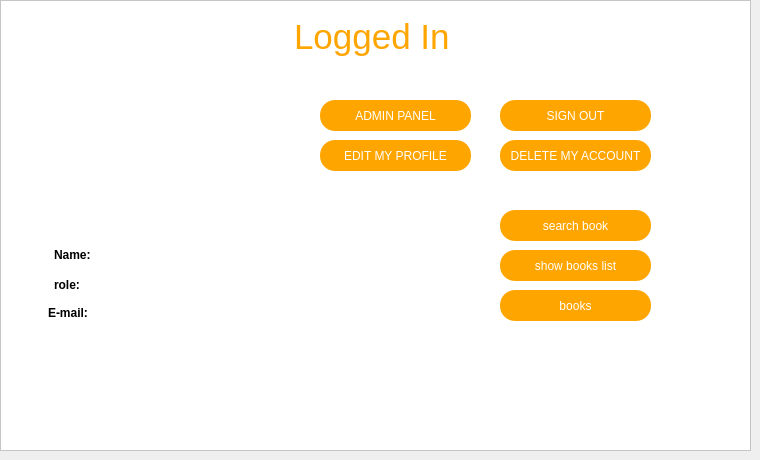
     <widget class="QWidget" name="page">
      <widget class="QFrame" name="frame_4">
       <property name="geometry">
        <rect>
         <x>0</x>
         <y>0</y>
         <width>751</width>
         <height>451</height>
        </rect>
       </property>
       <property name="styleSheet">
        <string notr="true">background: #fff;</string>
       </property>
       <property name="frameShape">
        <enum>QFrame::StyledPanel</enum>
       </property>
       <property name="frameShadow">
        <enum>QFrame::Raised</enum>
       </property>
       <widget class="QLabel" name="loggedUserHeader">
        <property name="geometry">
         <rect>
          <x>248</x>
          <y>16</y>
          <width>245</width>
          <height>41</height>
         </rect>
        </property>
        <property name="font">
         <font>
          <pointsize>-1</pointsize>
         </font>
        </property>
        <property name="styleSheet">
         <string notr="true">text-align: center;
color: #ffa500;
margin: 0 auto;
font-size: 35px;
font-family: 'Droid Sans';</string>
        </property>
        <property name="text">
         <string>Logged In</string>
        </property>
       </widget>
       <widget class="QPushButton" name="logoutButton">
        <property name="geometry">
         <rect>
          <x>500</x>
          <y>100</y>
          <width>151</width>
          <height>31</height>
         </rect>
        </property>
        <property name="styleSheet">
         <string notr="true">Padding: 1px;
Border-radius: 15px;
Background: #ffa500;
Color: #fff;</string>
        </property>
        <property name="text">
         <string>SIGN OUT</string>
        </property>
       </widget>
       <widget class="QLabel" name="label_3">
        <property name="geometry">
         <rect>
          <x>54</x>
          <y>248</y>
          <width>47</width>
          <height>13</height>
         </rect>
        </property>
        <property name="styleSheet">
         <string notr="true">color: #000;
font-weight: bold;</string>
        </property>
        <property name="text">
         <string>Name:</string>
        </property>
       </widget>
       <widget class="QLabel" name="label_4">
        <property name="geometry">
         <rect>
          <x>54</x>
          <y>278</y>
          <width>47</width>
          <height>13</height>
         </rect>
        </property>
        <property name="styleSheet">
         <string notr="true">color: #000;
font-weight: bold;</string>
        </property>
        <property name="text">
         <string>role:</string>
        </property>
       </widget>
       <widget class="QLabel" name="nameLabel">
        <property name="geometry">
         <rect>
          <x>124</x>
          <y>248</y>
          <width>241</width>
          <height>16</height>
         </rect>
        </property>
        <property name="styleSheet">
         <string notr="true">color: #000;</string>
        </property>
        <property name="text">
         <string/>
        </property>
       </widget>
       <widget class="QLabel" name="rankLabel">
        <property name="geometry">
         <rect>
          <x>124</x>
          <y>278</y>
          <width>201</width>
          <height>16</height>
         </rect>
        </property>
        <property name="styleSheet">
         <string notr="true">color: #000;</string>
        </property>
        <property name="text">
         <string/>
        </property>
       </widget>
       <widget class="QPushButton" name="editButton">
        <property name="geometry">
         <rect>
          <x>320</x>
          <y>140</y>
          <width>151</width>
          <height>31</height>
         </rect>
        </property>
        <property name="styleSheet">
         <string notr="true">Padding: 1px;
Border-radius: 15px;
Background: #ffa500;
Color: #fff;</string>
        </property>
        <property name="text">
         <string>EDIT MY PROFILE</string>
        </property>
       </widget>
       <widget class="QPushButton" name="delButton">
        <property name="geometry">
         <rect>
          <x>500</x>
          <y>140</y>
          <width>151</width>
          <height>31</height>
         </rect>
        </property>
        <property name="styleSheet">
         <string notr="true">Padding: 1px;
Border-radius: 15px;
Background: #ffa500;
Color: #fff;</string>
        </property>
        <property name="text">
         <string>DELETE MY ACCOUNT</string>
        </property>
       </widget>
       <widget class="QLabel" name="label_6">
        <property name="geometry">
         <rect>
          <x>48</x>
          <y>306</y>
          <width>47</width>
          <height>13</height>
         </rect>
        </property>
        <property name="styleSheet">
         <string notr="true">color: #000;
font-weight: bold;</string>
        </property>
        <property name="text">
         <string>E-mail:</string>
        </property>
       </widget>
       <widget class="QLabel" name="emailLabel">
        <property name="geometry">
         <rect>
          <x>124</x>
          <y>306</y>
          <width>201</width>
          <height>16</height>
         </rect>
        </property>
        <property name="styleSheet">
         <string notr="true">color: #000;</string>
        </property>
        <property name="text">
         <string/>
        </property>
       </widget>
       <widget class="QFrame" name="frame_6">
        <property name="geometry">
         <rect>
          <x>120</x>
          <y>92</y>
          <width>128</width>
          <height>128</height>
         </rect>
        </property>
        <property name="styleSheet">
         <string notr="true"/>
        </property>
        <property name="frameShape">
         <enum>QFrame::StyledPanel</enum>
        </property>
        <property name="frameShadow">
         <enum>QFrame::Raised</enum>
        </property>
        <widget class="QLabel" name="loggedPic">
         <property name="geometry">
          <rect>
           <x>0</x>
           <y>0</y>
           <width>128</width>
           <height>128</height>
          </rect>
         </property>
         <property name="styleSheet">
          <string notr="true"/>
         </property>
         <property name="text">
          <string>&lt;img src=&quot;:book.png&quot;height=&quot;128&quot; width=&quot;128&quot;  /&gt;</string>
         </property>
        </widget>
       </widget>
       <widget class="QPushButton" name="adminButton">
        <property name="geometry">
         <rect>
          <x>320</x>
          <y>100</y>
          <width>151</width>
          <height>31</height>
         </rect>
        </property>
        <property name="styleSheet">
         <string notr="true">Padding: 1px;
Border-radius: 15px;
Background: #ffa500;
Color: #fff;</string>
        </property>
        <property name="text">
         <string>ADMIN PANEL</string>
        </property>
       </widget>
       <widget class="QPushButton" name="bookButton">
        <property name="geometry">
         <rect>
          <x>500</x>
          <y>290</y>
          <width>151</width>
          <height>31</height>
         </rect>
        </property>
        <property name="styleSheet">
         <string notr="true">Padding: 1px;
Border-radius: 15px;
Background: #ffa500;
Color: #fff;</string>
        </property>
        <property name="text">
         <string>books</string>
        </property>
       </widget>
       <widget class="QPushButton" name="searchbook">
        <property name="geometry">
         <rect>
          <x>500</x>
          <y>210</y>
          <width>151</width>
          <height>31</height>
         </rect>
        </property>
        <property name="styleSheet">
         <string notr="true">Padding: 1px;
Border-radius: 15px;
Background: #ffa500;
Color: #fff;</string>
        </property>
        <property name="text">
         <string>search book</string>
        </property>
       </widget>
       <widget class="QPushButton" name="listbook">
        <property name="geometry">
         <rect>
          <x>500</x>
          <y>250</y>
          <width>151</width>
          <height>31</height>
         </rect>
        </property>
        <property name="styleSheet">
         <string notr="true">Padding: 1px;
Border-radius: 15px;
Background: #ffa500;
Color: #fff;</string>
        </property>
        <property name="text">
         <string>show books list</string>
        </property>
       </widget>
       <zorder>frame_6</zorder>
       <zorder>loggedUserHeader</zorder>
       <zorder>logoutButton</zorder>
       <zorder>label_3</zorder>
       <zorder>label_4</zorder>
       <zorder>nameLabel</zorder>
       <zorder>rankLabel</zorder>
       <zorder>editButton</zorder>
       <zorder>delButton</zorder>
       <zorder>label_6</zorder>
       <zorder>emailLabel</zorder>
       <zorder>adminButton</zorder>
       <zorder>bookButton</zorder>
       <zorder>searchbook</zorder>
       <zorder>listbook</zorder>
      </widget>
     </widget>
